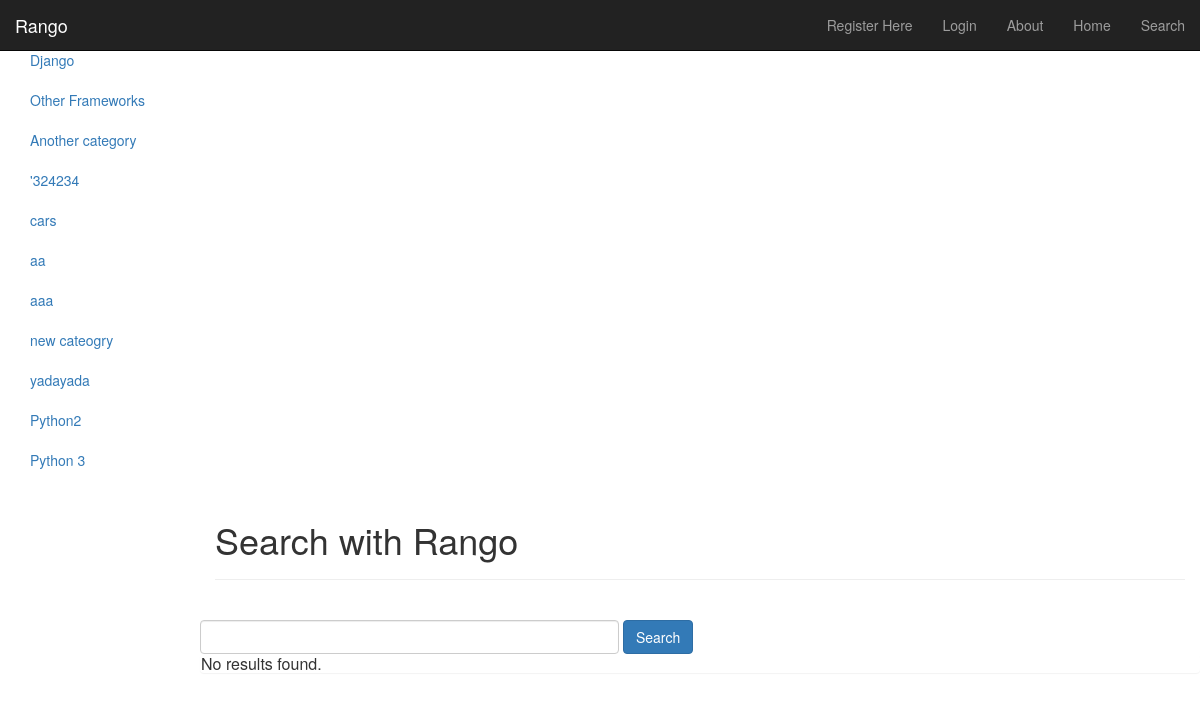
Page /rango/search/ on the committed database.
### rango/models.py (models this page shows, shortened)
class Category(models.Model):
	name = models.CharField(max_length=128, unique=True)
	views = models.IntegerField(default=0)
	likes = models.IntegerField(default=0)
	slug = models.SlugField(unique=True)
	class Meta:
		verbose_name_plural = "categories"

### rango/views.py (the view)
def search(request):
	result_list = []
	if request.method == 'POST':
		query = request.POST['query'].strip()
		if query:
			result_list = run_query(query)
	return render(request, 'rango/search.html', {'result_list': result_list})

### rango/templatetags/rango_extras.py (called while the page is built)
@register.inclusion_tag('rango/cats.html')
def get_category_list(cat=None):
	return {'cats': Category.objects.all(), 'act_cat': cat}

### templates/rango/search.html (shortened to what this page needs)
{% extends 'rango/base.html' %}
{% load staticfiles %}
{% block body_block %}
 	<div class="page-header">
 		<h1>Search with Rango</h1>
 	</div>
 	<div class="row">
 		<form class="form-inline" id="user-form" method="post" action="{% url 'search' %}">
 			<input class="form-control" type="text" size="50" name="query" value="" id="query" />
 			<input class="btn btn-primary" type="submit" name="submit" value="Search" />
 			<br />
 		</form>
 		<div class="panel">
 			{% if result_list %}
 				<div class="panel-heading">
 					<h3 class="panel-title">Results</h3>
 					<div class="panel-body">
 						<div class="list-group">
 							{% for result in result_list %}
 								<div class="list-group-item">
 									<h4 class="list-group-item-heading"><a href="{{result.link}}">{{result.title}}</a></h4>
 									<p class="list-group-item-text">{{ result.summary }}</p>
 								</div>
 							{% endfor %}
 						</div>
 						{% else %}
 						<h3 class="panel-title">No results found.</h3>
 					</div>
 					{% endif %}
 				</div>
 		</div>
 	</div>
 {% endblock %}

### templates/rango/cats.html
<ul class="nav nav-sidebar">
{% if cats %}
		{% for c in cats %}
			{% if c == act_cat %} <li class="active">
			{% else %} <li>
			{% endif %}
			<a href="{% url 'category' c.slug %}">{{ c.name }}</a></li>
		{% endfor %}
{% else %}
	<li> <strong> There are no categories present.</strong></li>
{% endif %}
</ul>

### rows in the picture
Category: name "Django"
Category: name "Other Frameworks"
Category: name "Another category"
Category: name "'324234"
Category: name "cars"
Category: name "aa"
Category: name "aaa"
Category: name "new cateogry"
Category: name "yadayada"
Category: name "Python2"
Category: name "Python 3"
